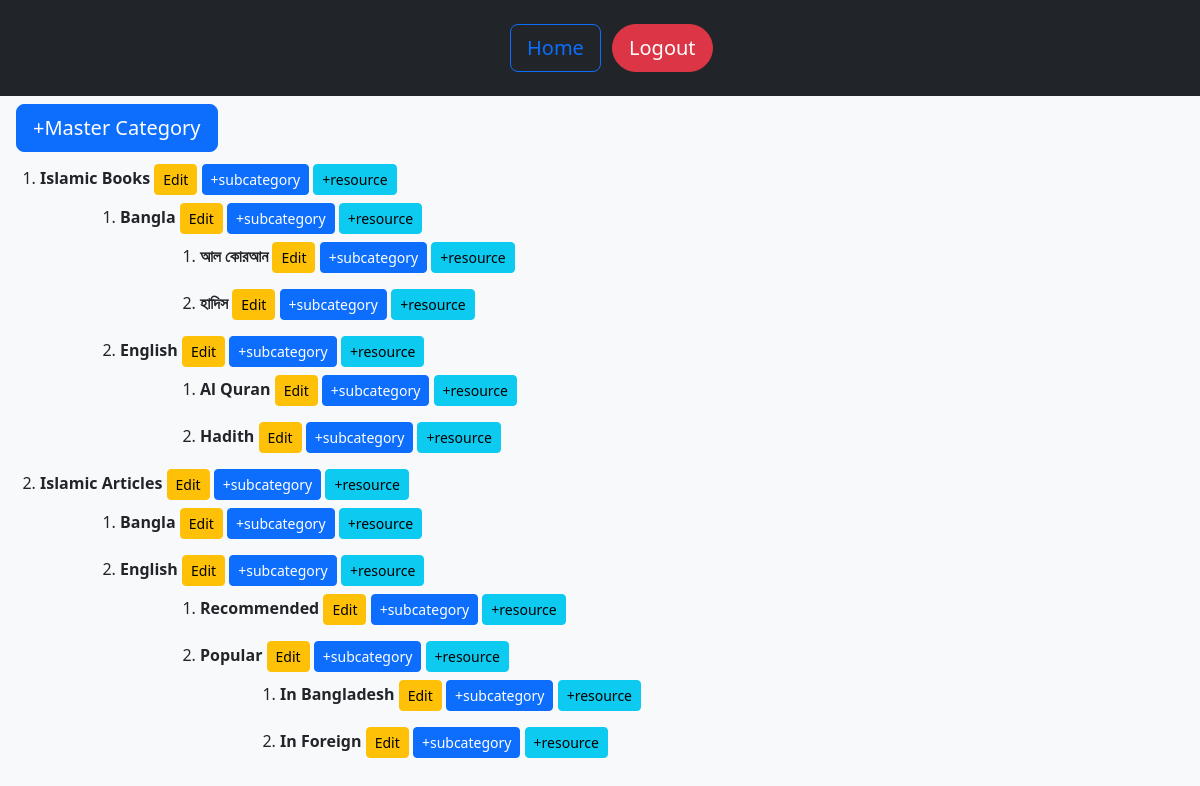
The app's page /adminPanel/dashboard/, older data.
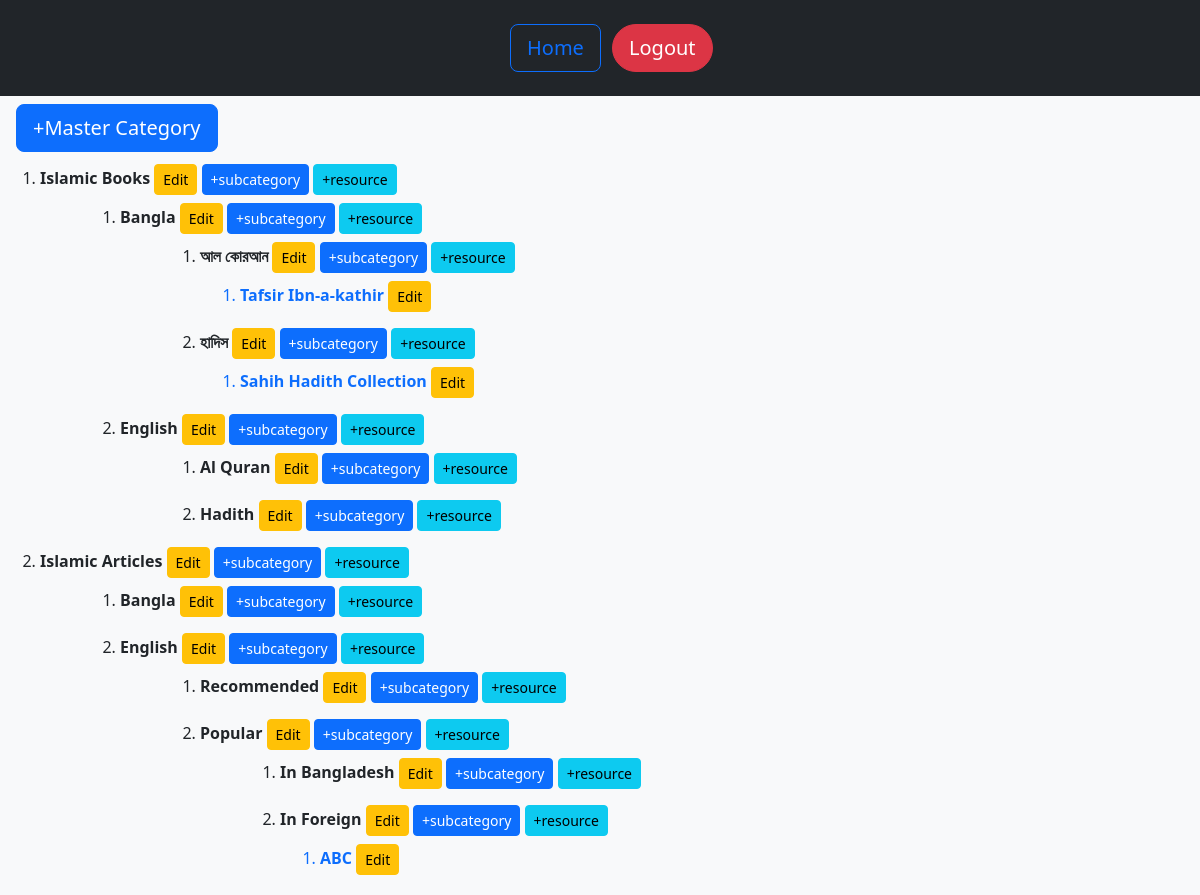
The same page, newer data.
### AdminPanel/models.py (models this page shows, shortened)
class Resource(models.Model):
    id = models.AutoField(primary_key=True)
    name = models.CharField(max_length=300)
    link = models.URLField(blank=True)
    image = models.ImageField(upload_to='resource_images/', blank=True)
    description = models.TextField(blank=True)
    author = models.CharField(max_length=100, blank=True)
    category = models.ForeignKey(Category, on_delete=models.CASCADE)
    order = models.PositiveSmallIntegerField(default=0, blank=True)
    is_active = models.BooleanField(default=True)
    is_recommended = models.BooleanField(default=False)

### AdminPanel/views.py (the view)
# urls.py: path('dashboard/', DashboardView.as_view(), name='dashboard'),
class DashboardView(View):
    def build_hierarchy(self, category):
        subcategories = Category.objects.filter(parent_category=category, is_active=True)
        if subcategories.exists():
            return {
                "id": category.id,
                "name": category.name,
                "subcategories": [self.build_hierarchy(sub) for sub in subcategories],
            }
        else:
            resources = Resource.objects.filter(category=category, is_active=True)
            return {
                "id": category.id,
                "name": category.name,
                "resources": [{"id": res.id,"name": res.name, "link": res.link, "description": res.description} for res in resources],
            }
    def get_hierarchy(self):
        root_categories = Category.objects.filter(parent_category=None, is_active=True)
        return [self.build_hierarchy(root) for root in root_categories]
    def get(self, request):
        hierarchy = self.get_hierarchy()
        return render(request, "AdminPanel/dashboard.html", {"hierarchy": hierarchy, "is_first_render": True})

### AdminPanel/templates/AdminPanel/dashboard.html (shortened to what this page needs)
<!doctype html>
<html lang="en">
  <head>
    <link rel="stylesheet" href="https://cdn.jsdelivr.net/npm/bootstrap@5.2.3/dist/css/bootstrap.rtl.min.css">
  </head>
  <body class="bg-light">
    {% if is_first_render %}
    <nav class="text-center mb-2 py-4 bg-dark">
        <div class="row justify-content-center">
            <div class="col-md-1 d-flex">
                <a href="/adminPanel/dashboard/" class="btn btn-outline-primary btn-block btn-lg align-self-stretch">Home</a>
            </div>
            <div class="col-md-1 d-flex">
                <a href="/auth/logout/" class="btn btn-danger btn-block btn-lg align-self-center rounded-pill">Logout</a>
            </div>
        </div>
    </nav>
     <div class="d-flex mx-3 my-2">
        <a href="/adminPanel/add-category" class="btn btn-primary btn-block btn-lg align-self-stretch">+Master Category</a>
    </div>
    {% endif %}
    <ol>
        {% for category in hierarchy %}
            <li class="mb-2">
                <strong>{{ category.name }}</strong>
                <a href="/adminPanel/categories/edit?id={{category.id}}" target="_blank" class="btn btn-sm btn-warning my-1">Edit</a>
                <a href="/adminPanel/add-category/{{category.id}}" target="_blank" class="btn btn-sm btn-primary my-1">+subcategory</a>
                <a href="/adminPanel/categories/edit?id={{category.id}}" target="_blank" class="btn btn-sm btn-info my-1">+resource</a>
                {% if category.resources %}
                    <ol>
                        {% for resource in category.resources %}
                            <li class="text-primary">
                                <b>{{ resource.name }}</b>
                                <a href="/adminPanel/resources/edit?id={{resource.id}}" target="_blank" class="btn btn-sm btn-warning my-1">Edit</a>
                            </li>
                        {% endfor %}
                    </ol>
                {% endif %}
                {% if category.subcategories %}
                    <ol>
                        {% include 'AdminPanel/dashboard.html' with hierarchy=category.subcategories is_first_render=False %}
                    </ol>
                {% endif %}
            </li>
        {% endfor %}
    </ol>
  </body>
</html>

Row changes from the older to the newer data that the page shows:
added Resource: name "Tafsir Ibn-a-kathir"
added Resource: name "Sahih Hadith Collection"
added Resource: name "ABC"
Text that changed along with them:
new list line: "Edit Edit"
new list line: "Edit"
